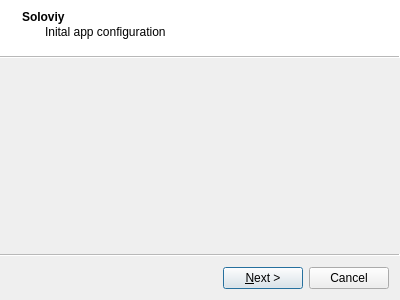
<?xml version="1.0" encoding="UTF-8"?>
<ui version="4.0">
 <class>Wizard</class>
 <widget class="QWizard" name="Wizard">
  <property name="windowModality">
   <enum>Qt::WindowModal</enum>
  </property>
  <property name="geometry">
   <rect>
    <x>0</x>
    <y>0</y>
    <width>400</width>
    <height>300</height>
   </rect>
  </property>
  <property name="windowTitle">
   <string>Initial config</string>
  </property>
  <property name="windowIcon">
   <iconset resource="../icons.qrc">
    <normaloff>:/icons/logo.svg</normaloff>:/icons/logo.svg</iconset>
  </property>
  <property name="wizardStyle">
   <enum>QWizard::ModernStyle</enum>
  </property>
  <property name="options">
   <set>QWizard::NoBackButtonOnLastPage|QWizard::NoBackButtonOnStartPage|QWizard::NoCancelButtonOnLastPage</set>
  </property>
  <property name="titleFormat">
   <enum>Qt::AutoText</enum>
  </property>
  <widget class="QWizardPage" name="wizardStart">
   <property name="autoFillBackground">
    <bool>false</bool>
   </property>
   <property name="title">
    <string>Soloviy</string>
   </property>
   <property name="subTitle">
    <string>Inital app configuration</string>
   </property>
   <attribute name="pageId">
    <string notr="true">1</string>
   </attribute>
  </widget>
  <widget class="QWizardPage" name="wizardMPDConfig">
   <layout class="QVBoxLayout" name="verticalLayout_2" stretch="3,2,3,2,0">
    <property name="leftMargin">
     <number>0</number>
    </property>
    <property name="rightMargin">
     <number>0</number>
    </property>
    <property name="bottomMargin">
     <number>0</number>
    </property>
    <item>
     <layout class="QHBoxLayout" name="horizontalLayout">
      <item>
       <spacer name="horizontalSpacer_4">
        <property name="orientation">
         <enum>Qt::Horizontal</enum>
        </property>
        <property name="sizeHint" stdset="0">
         <size>
          <width>40</width>
          <height>20</height>
         </size>
        </property>
       </spacer>
      </item>
      <item>
       <widget class="QLabel" name="label">
        <property name="mouseTracking">
         <bool>true</bool>
        </property>
        <property name="text">
         <string>&lt;html&gt;&lt;head/&gt;&lt;body&gt;&lt;p&gt;&lt;span style=&quot; font-size:14pt;&quot;&gt;Choose mpd socket to use&lt;/span&gt;&lt;/p&gt;&lt;/body&gt;&lt;/html&gt;</string>
        </property>
       </widget>
      </item>
      <item>
       <spacer name="horizontalSpacer_3">
        <property name="orientation">
         <enum>Qt::Horizontal</enum>
        </property>
        <property name="sizeHint" stdset="0">
         <size>
          <width>40</width>
          <height>20</height>
         </size>
        </property>
       </spacer>
      </item>
     </layout>
    </item>
    <item>
     <spacer name="verticalSpacer">
      <property name="orientation">
       <enum>Qt::Vertical</enum>
      </property>
      <property name="sizeHint" stdset="0">
       <size>
        <width>20</width>
        <height>40</height>
       </size>
      </property>
     </spacer>
    </item>
    <item>
     <layout class="QHBoxLayout" name="horizontalLayout_2" stretch="1,8,1">
      <item>
       <spacer name="horizontalSpacer_2">
        <property name="orientation">
         <enum>Qt::Horizontal</enum>
        </property>
        <property name="sizeHint" stdset="0">
         <size>
          <width>40</width>
          <height>20</height>
         </size>
        </property>
       </spacer>
      </item>
      <item>
       <layout class="QVBoxLayout" name="verticalLayout">
        <item>
         <widget class="QComboBox" name="mpd_socket_type">
          <item>
           <property name="text">
            <string>Built-in</string>
           </property>
          </item>
          <item>
           <property name="text">
            <string>External</string>
           </property>
          </item>
         </widget>
        </item>
        <item>
         <widget class="QLineEdit" name="mpd_socket">
          <property name="enabled">
           <bool>false</bool>
          </property>
          <property name="inputMask">
           <string/>
          </property>
          <property name="text">
           <string/>
          </property>
          <property name="placeholderText">
           <string>Enter mpd socket</string>
          </property>
          <property name="clearButtonEnabled">
           <bool>true</bool>
          </property>
         </widget>
        </item>
       </layout>
      </item>
      <item>
       <spacer name="horizontalSpacer">
        <property name="orientation">
         <enum>Qt::Horizontal</enum>
        </property>
        <property name="sizeHint" stdset="0">
         <size>
          <width>40</width>
          <height>20</height>
         </size>
        </property>
       </spacer>
      </item>
     </layout>
    </item>
    <item>
     <spacer name="verticalSpacer_2">
      <property name="orientation">
       <enum>Qt::Vertical</enum>
      </property>
      <property name="sizeHint" stdset="0">
       <size>
        <width>20</width>
        <height>40</height>
       </size>
      </property>
     </spacer>
    </item>
    <item>
     <widget class="QWidget" name="alert" native="true">
      <property name="minimumSize">
       <size>
        <width>0</width>
        <height>0</height>
       </size>
      </property>
      <property name="maximumSize">
       <size>
        <width>16777215</width>
        <height>0</height>
       </size>
      </property>
      <property name="baseSize">
       <size>
        <width>0</width>
        <height>0</height>
       </size>
      </property>
      <layout class="QHBoxLayout" name="horizontalLayout_3">
       <property name="spacing">
        <number>0</number>
       </property>
       <property name="sizeConstraint">
        <enum>QLayout::SetNoConstraint</enum>
       </property>
       <property name="leftMargin">
        <number>0</number>
       </property>
       <property name="topMargin">
        <number>0</number>
       </property>
       <property name="rightMargin">
        <number>0</number>
       </property>
       <property name="bottomMargin">
        <number>0</number>
       </property>
       <item>
        <spacer name="horizontalSpacer_5">
         <property name="orientation">
          <enum>Qt::Horizontal</enum>
         </property>
         <property name="sizeHint" stdset="0">
          <size>
           <width>40</width>
           <height>20</height>
          </size>
         </property>
        </spacer>
       </item>
       <item>
        <widget class="QLabel" name="alert_text">
         <property name="text">
          <string/>
         </property>
        </widget>
       </item>
       <item>
        <spacer name="horizontalSpacer_6">
         <property name="orientation">
          <enum>Qt::Horizontal</enum>
         </property>
         <property name="sizeHint" stdset="0">
          <size>
           <width>40</width>
           <height>20</height>
          </size>
         </property>
        </spacer>
       </item>
      </layout>
     </widget>
    </item>
   </layout>
  </widget>
  <widget class="QWizardPage" name="wizardFinish">
   <layout class="QVBoxLayout" name="verticalLayout_3">
    <item>
     <spacer name="verticalSpacer_3">
      <property name="orientation">
       <enum>Qt::Vertical</enum>
      </property>
      <property name="sizeHint" stdset="0">
       <size>
        <width>20</width>
        <height>40</height>
       </size>
      </property>
     </spacer>
    </item>
    <item>
     <widget class="QLabel" name="label_2">
      <property name="text">
       <string>&lt;html&gt;&lt;head/&gt;&lt;body&gt;&lt;p&gt;&lt;span style=&quot; font-size:14pt;&quot;&gt;Finished initial configuration&lt;/span&gt;&lt;/p&gt;&lt;/body&gt;&lt;/html&gt;</string>
      </property>
     </widget>
    </item>
    <item>
     <spacer name="verticalSpacer_4">
      <property name="orientation">
       <enum>Qt::Vertical</enum>
      </property>
      <property name="sizeHint" stdset="0">
       <size>
        <width>20</width>
        <height>40</height>
       </size>
      </property>
     </spacer>
    </item>
   </layout>
  </widget>
 </widget>
 <resources>
  <include location="../icons.qrc"/>
 </resources>
 <connections/>
</ui>
